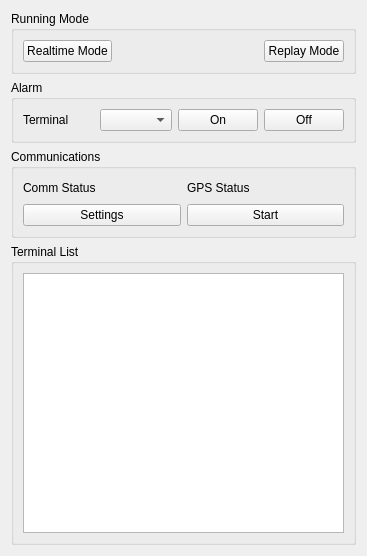
<?xml version="1.0" encoding="UTF-8"?>
<ui version="4.0">
 <class>DeviceListWidget</class>
 <widget class="QWidget" name="DeviceListWidget">
  <property name="geometry">
   <rect>
    <x>0</x>
    <y>0</y>
    <width>367</width>
    <height>556</height>
   </rect>
  </property>
  <property name="sizePolicy">
   <sizepolicy hsizetype="Fixed" vsizetype="Preferred">
    <horstretch>0</horstretch>
    <verstretch>0</verstretch>
   </sizepolicy>
  </property>
  <property name="windowTitle">
   <string/>
  </property>
  <layout class="QGridLayout" name="gridLayout_4">
   <item row="0" column="0">
    <widget class="QGroupBox" name="groupBox_3">
     <property name="title">
      <string>Running Mode</string>
     </property>
     <layout class="QGridLayout" name="gridLayout_5">
      <item row="0" column="0">
       <layout class="QGridLayout" name="gridLayout_2">
        <item row="0" column="0">
         <widget class="QPushButton" name="receiveModePushButton">
          <property name="text">
           <string>Realtime Mode</string>
          </property>
          <property name="checkable">
           <bool>true</bool>
          </property>
          <property name="autoDefault">
           <bool>false</bool>
          </property>
          <attribute name="buttonGroup">
           <string>buttonGroup</string>
          </attribute>
         </widget>
        </item>
        <item row="0" column="1">
         <spacer name="horizontalSpacer">
          <property name="orientation">
           <enum>Qt::Horizontal</enum>
          </property>
          <property name="sizeHint" stdset="0">
           <size>
            <width>40</width>
            <height>20</height>
           </size>
          </property>
         </spacer>
        </item>
        <item row="0" column="2">
         <widget class="QPushButton" name="reviewModePushButton">
          <property name="text">
           <string>Replay Mode</string>
          </property>
          <property name="checkable">
           <bool>true</bool>
          </property>
          <attribute name="buttonGroup">
           <string>buttonGroup</string>
          </attribute>
         </widget>
        </item>
       </layout>
      </item>
     </layout>
    </widget>
   </item>
   <item row="1" column="0">
    <widget class="QGroupBox" name="groupBox_4">
     <property name="title">
      <string>Alarm</string>
     </property>
     <layout class="QGridLayout" name="gridLayout_6">
      <item row="0" column="0">
       <layout class="QGridLayout" name="gridLayout_3">
        <item row="0" column="0">
         <widget class="QLabel" name="label">
          <property name="text">
           <string>Terminal</string>
          </property>
         </widget>
        </item>
        <item row="0" column="1">
         <widget class="QComboBox" name="comboBoxChannel">
          <property name="minimumContentsLength">
           <number>1</number>
          </property>
         </widget>
        </item>
        <item row="0" column="2">
         <widget class="QPushButton" name="alarmOnPushButton">
          <property name="text">
           <string>On</string>
          </property>
          <property name="checkable">
           <bool>true</bool>
          </property>
          <property name="autoDefault">
           <bool>false</bool>
          </property>
         </widget>
        </item>
        <item row="0" column="3">
         <widget class="QPushButton" name="alarmOffPushButton">
          <property name="text">
           <string>Off</string>
          </property>
          <property name="checkable">
           <bool>true</bool>
          </property>
         </widget>
        </item>
       </layout>
      </item>
     </layout>
    </widget>
   </item>
   <item row="2" column="0">
    <widget class="QGroupBox" name="groupBox">
     <property name="enabled">
      <bool>true</bool>
     </property>
     <property name="sizePolicy">
      <sizepolicy hsizetype="Preferred" vsizetype="Preferred">
       <horstretch>0</horstretch>
       <verstretch>0</verstretch>
      </sizepolicy>
     </property>
     <property name="maximumSize">
      <size>
       <width>16777215</width>
       <height>127</height>
      </size>
     </property>
     <property name="title">
      <string>Communications</string>
     </property>
     <layout class="QGridLayout" name="gridLayout_7">
      <item row="0" column="0">
       <layout class="QGridLayout" name="gridLayout">
        <item row="0" column="0">
         <widget class="QLabel" name="label_2">
          <property name="text">
           <string>Comm Status</string>
          </property>
         </widget>
        </item>
        <item row="0" column="1">
         <widget class="HLed" name="ledComm" native="true">
          <property name="sizePolicy">
           <sizepolicy hsizetype="Fixed" vsizetype="Fixed">
            <horstretch>0</horstretch>
            <verstretch>0</verstretch>
           </sizepolicy>
          </property>
          <property name="minimumSize">
           <size>
            <width>20</width>
            <height>20</height>
           </size>
          </property>
          <property name="maximumSize">
           <size>
            <width>25</width>
            <height>25</height>
           </size>
          </property>
         </widget>
        </item>
        <item row="0" column="2">
         <widget class="QLabel" name="label_4">
          <property name="text">
           <string>GPS Status</string>
          </property>
         </widget>
        </item>
        <item row="0" column="3">
         <widget class="HLed" name="ledGps" native="true">
          <property name="sizePolicy">
           <sizepolicy hsizetype="Fixed" vsizetype="Fixed">
            <horstretch>0</horstretch>
            <verstretch>0</verstretch>
           </sizepolicy>
          </property>
          <property name="minimumSize">
           <size>
            <width>20</width>
            <height>20</height>
           </size>
          </property>
          <property name="maximumSize">
           <size>
            <width>25</width>
            <height>25</height>
           </size>
          </property>
         </widget>
        </item>
        <item row="1" column="0" colspan="2">
         <widget class="QPushButton" name="pushButtonConfig">
          <property name="text">
           <string>Settings</string>
          </property>
         </widget>
        </item>
        <item row="1" column="2" colspan="2">
         <widget class="QPushButton" name="pushButtonStart">
          <property name="sizePolicy">
           <sizepolicy hsizetype="Minimum" vsizetype="Fixed">
            <horstretch>0</horstretch>
            <verstretch>0</verstretch>
           </sizepolicy>
          </property>
          <property name="text">
           <string>Start</string>
          </property>
         </widget>
        </item>
       </layout>
      </item>
     </layout>
    </widget>
   </item>
   <item row="3" column="0">
    <widget class="QGroupBox" name="groupBox_2">
     <property name="title">
      <string>Terminal List</string>
     </property>
     <layout class="QGridLayout" name="gridLayout_8">
      <item row="0" column="0">
       <widget class="QTableView" name="terminalTableView">
        <property name="editTriggers">
         <set>QAbstractItemView::NoEditTriggers</set>
        </property>
        <property name="dragDropOverwriteMode">
         <bool>false</bool>
        </property>
        <attribute name="verticalHeaderVisible">
         <bool>false</bool>
        </attribute>
       </widget>
      </item>
     </layout>
    </widget>
   </item>
  </layout>
 </widget>
 <customwidgets>
  <customwidget>
   <class>HLed</class>
   <extends>QWidget</extends>
   <header>hled.h</header>
   <container>1</container>
  </customwidget>
 </customwidgets>
 <resources/>
 <connections/>
 <buttongroups>
  <buttongroup name="buttonGroup"/>
 </buttongroups>
</ui>
